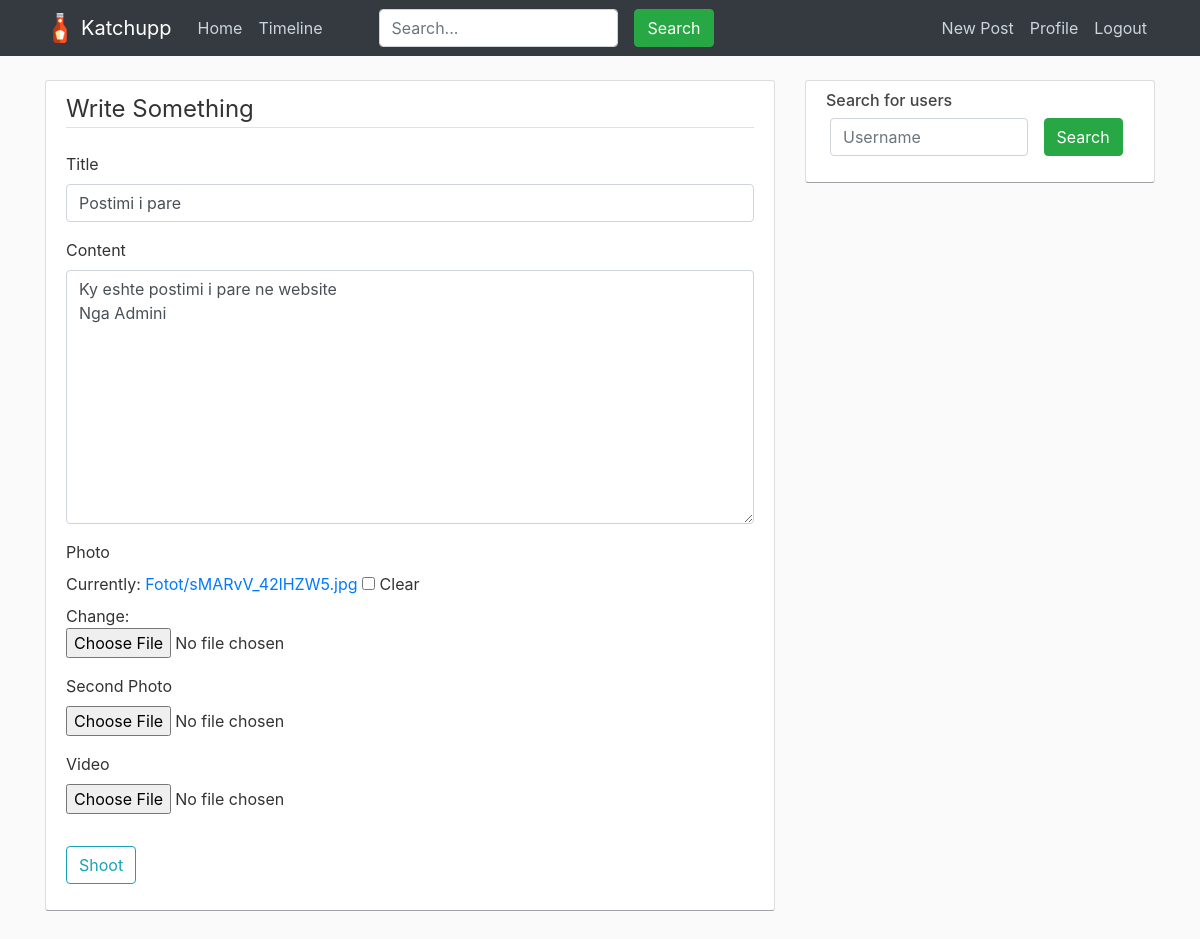
Page /update/4/ (signed in) on the committed database.
### blogi/models.py (models this page shows, shortened)
class Post(models.Model):
	titulli = models.CharField(max_length=50, null= True, blank = True,verbose_name="Title")
	pershkrimi = models.TextField(max_length=1000, null= True, blank = True,verbose_name="Content")
	likes = models.ManyToManyField(User, related_name = "likes", blank = True)
	koha_posti = models.DateTimeField(default=timezone.now)
	autori = models.ForeignKey(User, on_delete=models.CASCADE)
	foto = models.ImageField(null= True, blank = True, height_field="height_field",width_field="width_field",upload_to="Fotot",verbose_name="Photo")
	foto2 = models.ImageField(null= True, blank = True, height_field="height_field",width_field="width_field",upload_to="Fotot",verbose_name="Second Photo")
	height_field = models.IntegerField(default=0, null= True, blank = True)
	width_field = models.IntegerField(default=0, null= True, blank = True)
	videofile= models.FileField(upload_to='videos', null=True, blank = True,verbose_name="Video")

### blogi/views.py (the view, shortened to what this page needs)
# urls.py: path('update/<int:pk>/', UpdatePostView.as_view(template_name='blogi/post_create.html'), name='update-post'),
class UpdatePostView(LoginRequiredMixin, UserPassesTestMixin, UpdateView):
    model = Post
    fields = ['titulli', 'pershkrimi','foto','foto2','videofile']
    def test_func(self):
        post = self.get_object()
        if(self.request.user == post.autori):
            return True
        return False

### blogi/templates/blogi/post_create.html (shortened to what this page needs)
{% extends "blogi/base.html" %}
{% load crispy_forms_tags %}
{% block content %}
    <div class="content-section">
        <form method="POST" enctype="multipart/form-data">
            <fieldset class="form-group">
                <legend class="border-bottom mb-4">Write Something</legend>
                {{ form|crispy }}
            </fieldset>
            <div class="form-group">
                <button class="btn btn-outline-info" type="submit">Shoot</button>
            </div>
        </form>
    </div>
{% endblock content %}

### blogi/static/home/main.css (style rules this page uses)
body { background: #fafafa; color: #333333; margin-top: 5rem; }
.content-section { background: #ffffff; padding: 10px 20px; border: 1px solid #dddddd; border-bottom: 1px solid #a1a3a8; border-radius: 3px; margin-bottom: 5%; }

### rows in the picture
Post: titulli "Postimi i pare", pershkrimi "Ky eshte postimi i pare ne website Nga Admini"
